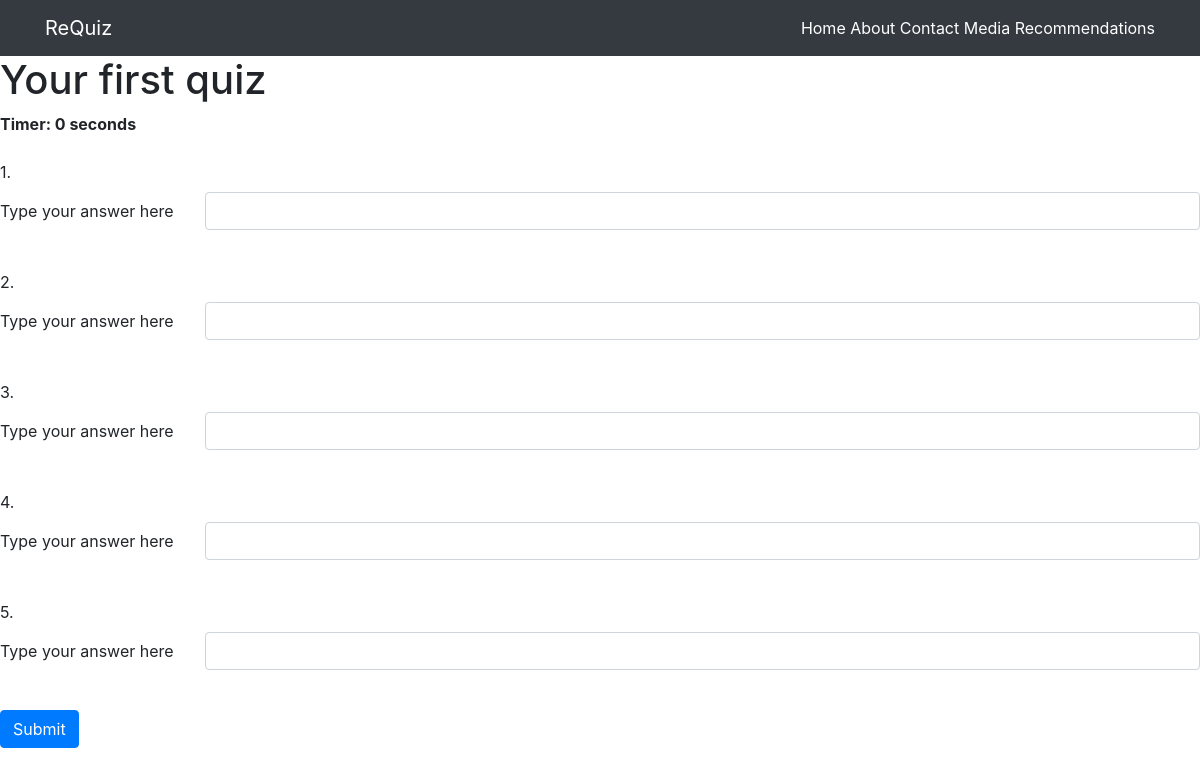
Screenshot of /start_lite/1 with the database file from the repository.
### requiz/models.py (models this page shows, shortened)
class Updated(models.Model):
    date_updated = models.DateTimeField(verbose_name=_("Last Updated"), auto_now=True)
    class Meta:
        abstract = True

class Question(Updated):
    class Meta:
        verbose_name = _("Question")
        verbose_name_plural = _("Questions")
        ordering = ['id']
    SCALE = (
        (0, _('Fundamental')),
        (1, _('Beginner')),
        (2, _('Intermediate')),
        (3, _('Advanced')),
        (4, _('Expert'))
    )
    TYPE = (
        (0, _('Multiple Choice')),
    )
    quiz = models.ForeignKey(Quizzes, related_name="question", on_delete=DO_NOTHING)
    technique = models.IntegerField(choices=TYPE, default=0, verbose_name=_("Type of Question"))
    title = models.CharField(max_length=255, verbose_name=_("Title"))
    difficulty = models.IntegerField(choices=SCALE, default=0, verbose_name=_("Difficulty"))
    created_at = models.DateTimeField(auto_now_add=True)
    is_active = models.BooleanField(default=False, verbose_name=_("Active Status"))

### requiz/views.py (the view)
# urls.py: path('start_lite/<int:user_id>', views.start_lite),
def start_lite(request, user_id):
    context = {
        'user': KidUser.objects.get(id = user_id),
        'questions': Question.objects.all()
    }
    return render(request, "quizlite.html", context)

### requiz/templates/quizlite.html (shortened to what this page needs)
<!DOCTYPE html>
<html lang="en">
<head>
    <link rel="stylesheet" href="https://stackpath.bootstrapcdn.com/bootstrap/4.5.2/css/bootstrap.min.css"
>
    {% load static %}
    <link rel="stylesheet" href="{% static 'css/quizlite.css' %}">
</head>
<body>
    <nav class="navbar navbar-expand-lg navbar-dark bg-dark">
        <div class="container">
            <a class="navbar-brand" href="/">ReQuiz</a>
            <div class="collapse navbar-collapse" id="navbarText">
                <span class="navbar-text">
                    <a href="/">Home</a>
                    <a href="/about">About</a>
                    <a href="/contact">Contact</a>
                    <a href="/media">Media</a>
                    <a href="/recommend">Recommendations</a>
                </span>
            </div>
        </div>
    </nav>
    <h1>Your first quiz</h1>
    <div  id="displaytimer"><b>Timer: 0 seconds</b></div>
    <form action="/process_quiz" method="POST">
        {% for question in questions %}
        <label for="question"> {{question.id}}. {{question.question}}</label>
        <div class="row mb-3">
            <label for="answer" class="col-sm-2 col-form-label">Type your answer here</label>
            <div class="col-sm-10">
                <input type="text" class="form-control" name="answer">
            </div>
        </div>
        {% endfor %}
        <br>
        <button type="submit" class="btn btn-primary">Submit</button>
    </form>
</body>
</html>

### requiz/static/css/quizlite.css (style rules this page uses)
#displaytimer { align-items: flex-end; }

### rows the page displays
Question: id "1"
Question: id "2"
Question: id "3"
Question: id "4"
Question: id "5"
